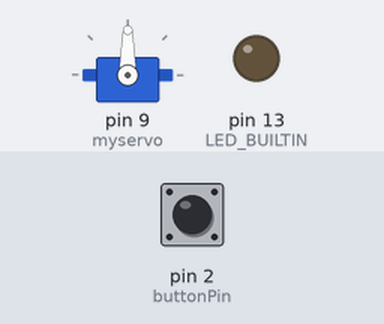
Bench run of a sketch on a simulated Arduino Uno, built with avr-gcc and run on an emulated ATmega328P. Parts: servo, output pins drawn as LEDs (lit = HIGH). The inputs (shaded band) are chosen by the test bench; at power-on: pin 2 (buttonPin) LOW.

Above: at 1.2 s.
1.3 s: pin 2 (buttonPin) pulled HIGH for 0.15 s
At 1.9 s:
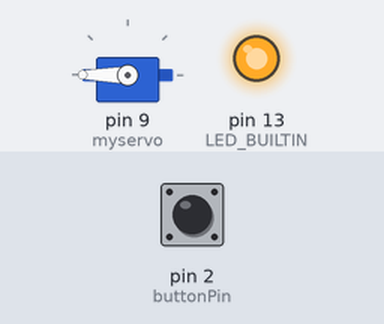
4.4 s: pin 2 (buttonPin) pulled HIGH for 3.2 s
At 13.2 s:
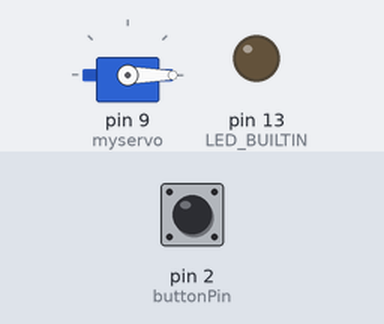
Timing chart, 0 to 14.7 s (numbered marks = the images above; inputs shaded):
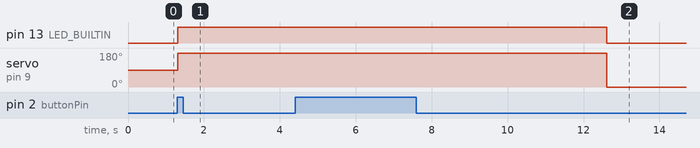

Measured:
- after the input at 1.3 s, pin 13 (LED_BUILTIN): LOW → HIGH at once; servo on pin 9 (myservo): 90° → 180° at once
- after the input at 4.4 s, pin 13 (LED_BUILTIN): HIGH → LOW after 8.2 s instead of 2.1 s; servo on pin 9 (myservo): 180° → 0° after 8.2 s instead of 2.1 s

The sketch:

sketch.ino
```cpp
#include <Servo.h>

Servo myservo;  // Create servo object to control a servo
const int buttonPin = 2; //
int buttonState = 0; //Variable for button state False to start
unsigned long startTime = 0;  // Variable to store the start time of the timer
unsigned long timerDuration = 5000;  // Timer duration in milliseconds (5 seconds)

void setup() {
  myservo.attach(9);  // Attach the servo on pin 9 to the servo object
  pinMode(LED_BUILTIN, OUTPUT);
  pinMode(buttonPin, INPUT);
}

void loop() {
  buttonState = digitalRead(buttonPin);

  if (buttonState == HIGH) {
    digitalWrite(LED_BUILTIN, HIGH);
    myservo.write(180);
    startTime = millis(); // Start the timer

  }

  else if (buttonState == LOW && millis()- startTime > timerDuration) {
    digitalWrite(LED_BUILTIN, LOW);
    myservo.write(0);
  }

  delay(15);  // Small delay for smoother operation
}
```
